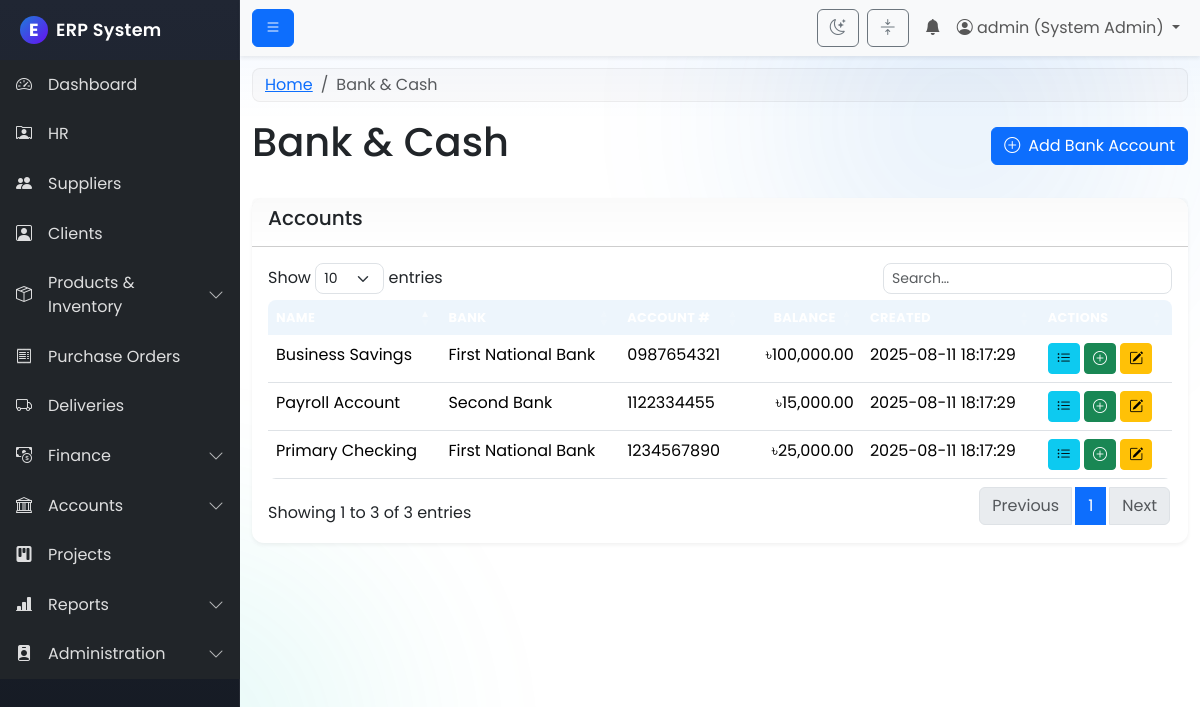
Page /modules/accounts/bank_accounts.php (signed in) on the committed database.
### tables this page shows
CREATE TABLE `bank_accounts` (
  `id` int(11) NOT NULL,
  `account_name` varchar(255) NOT NULL,
  `account_number` varchar(64) DEFAULT NULL,
  `bank_name` varchar(255) DEFAULT NULL,
  `balance` decimal(12,2) NOT NULL DEFAULT 0.00,
  `created_at` timestamp NOT NULL DEFAULT current_timestamp()
);

### includes/permissions.php (called while the page is built, shortened)
<?php
function has_permission($required_permissions) {
    if ($_SESSION['role_name'] == 'System Admin') {
        return true;
    }
    return false;
}
?>

### modules/accounts/bank_accounts.php (the view, shortened to what this page needs)
<?php
$page_title = "Bank & Cash";
include('../../includes/header.php');
$conn = connect_db();
$res = $conn->query("SELECT * FROM bank_accounts ORDER BY account_name ASC");
?>
<div class="d-flex justify-content-between align-items-center mb-4">
  <h1><?php echo $page_title; ?></h1>
  <?php if (has_permission('budget_manage')): ?>
  <a href="/erp_project/modules/accounts/add_bank_account.php" class="btn btn-primary"><i class="bi bi-plus-circle me-2"></i>Add Bank Account</a>
  <?php endif; ?>
</div>
<div class="card">
  <div class="card-header"><h5>Accounts</h5></div>
  <div class="card-body">
    <div class="table-responsive">
      <table class="table table-hover data-table">
        <thead class="table-dark">
          <tr>
            <th>Name</th>
            <th>Bank</th>
            <th>Account #</th>
            <th class="text-end">Balance</th>
            <th>Created</th>
            <?php if (has_permission('budget_manage')): ?>
            <th>Actions</th>
            <?php endif; ?>
          </tr>
        </thead>
        <tbody>
          <?php if ($res && $res->num_rows): while($row=$res->fetch_assoc()): ?>
          <tr>
            <td><?php echo htmlspecialchars($row['account_name']); ?></td>
            <td><?php echo htmlspecialchars($row['bank_name']); ?></td>
            <td><?php echo htmlspecialchars($row['account_number']); ?></td>
            <td class="text-end">৳<?php echo number_format($row['balance'],2); ?></td>
            <td><?php echo htmlspecialchars($row['created_at']); ?></td>
            <?php if (has_permission('budget_manage')): ?>
            <td>
              <a href="/erp_project/modules/accounts/view_bank_account.php?id=<?php echo (int)$row['id']; ?>" class="btn btn-sm btn-info" title="View Transactions"><i class="bi bi-list-ul"></i></a>
              <a href="/erp_project/modules/accounts/record_bank_transaction.php?bank_account_id=<?php echo (int)$row['id']; ?>" class="btn btn-sm btn-success" title="Record Transaction"><i class="bi bi-plus-circle"></i></a>
              <a href="/erp_project/modules/accounts/edit_bank_account.php?id=<?php echo (int)$row['id']; ?>" class="btn btn-sm btn-warning" title="Edit"><i class="bi bi-pencil-square"></i></a>
            </td>
            <?php endif; ?>
          </tr>
          <?php endwhile; endif; ?>
        </tbody>
      </table>
    </div>
  </div>
</div>
<?php include('../../includes/footer.php'); ?>

### assets/css/style.css (style rules this page uses)
:root { --erp-sidebar-width: 15rem; --erp-brand-primary: #1e7bd9; --erp-brand-secondary: #6c757d; --erp-brand-accent: #00c4b3; --erp-shadow-sm: 0 0.125rem 0.25rem rgba(0,0,0,.06); --erp-shadow-md: 0 0.5rem 1rem rgba(0,0,0,.12); --gradient-blue: linear-gradient(135deg, #667eea 0%, #764ba2 100%); --gradient-orange: linear-gradient(135deg, #f093fb 0%, #f5576c 100%); --gradient-green: linear-gradient(135deg, #4facfe 0%, #00f2fe 100%); --gradient-purple: linear-gradient(135deg, #a8edea 0%, #fed6e3 100%); }
body { font-family: 'Poppins', sans-serif; background: var(--bs-body-bg); color: var(--bs-body-color); }
.card { border: 0; border-radius: .75rem; box-shadow: var(--erp-shadow-sm); transition: transform .2s ease, box-shadow .2s ease; }
.table { border-radius: .5rem; overflow: hidden; }
.table thead th { background: rgba(30,123,217,.08); border-bottom: 0; }
.btn { transition: transform .05s ease, box-shadow .2s ease; }
.btn-primary { box-shadow: 0 0 0 rgba(13,110,253,.0); }
body::before, body::after { content: ""; position: fixed; z-index: -1; width: 60vmax; height: 60vmax; border-radius: 50%; filter: blur(80px); opacity: .12; pointer-events: none; }
body::before { top: -20vmax; right: -10vmax; background: radial-gradient(ellipse at center, var(--erp-brand-primary) 0%, transparent 60%); }
body::after { bottom: -25vmax; left: -15vmax; background: radial-gradient(ellipse at center, var(--erp-brand-accent) 0%, transparent 60%); }
.btn { position: relative; overflow: hidden; }
.table thead th { text-transform: uppercase; letter-spacing: .4px; font-size: .8rem; }
.card > .card-header { background: linear-gradient(180deg, rgba(0,0,0,.02), transparent); font-weight: 600; }
.table thead th { background: rgba(30,123,217,.08); }

### rows in the picture
bank_accounts: account_name "Business Savings", bank_name "First National Bank", account_number "0987654321", balance "100,000.00", created_at "2025-08-11 18:17:29"
bank_accounts: account_name "Payroll Account", bank_name "Second Bank", account_number "1122334455", balance "15,000.00", created_at "2025-08-11 18:17:29"
bank_accounts: account_name "Primary Checking", bank_name "First National Bank", account_number "1234567890", balance "25,000.00", created_at "2025-08-11 18:17:29"

### other values in the picture
$_SESSION['username'] "admin"
$_SESSION['role_name'] "System Admin"
$page_title "Bank & Cash"
